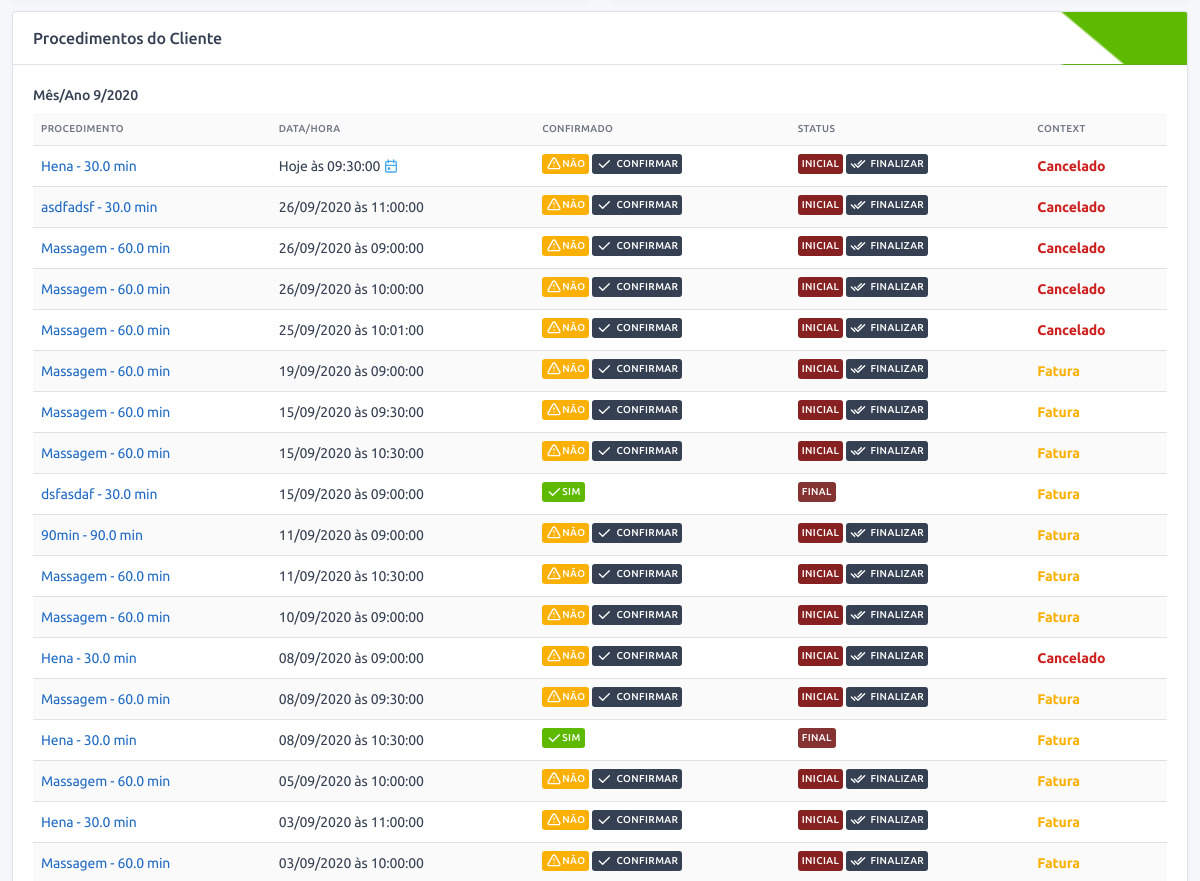
/user/admin/3/profile/ (signed in, middle part), run on an earlier commit of the app's database.
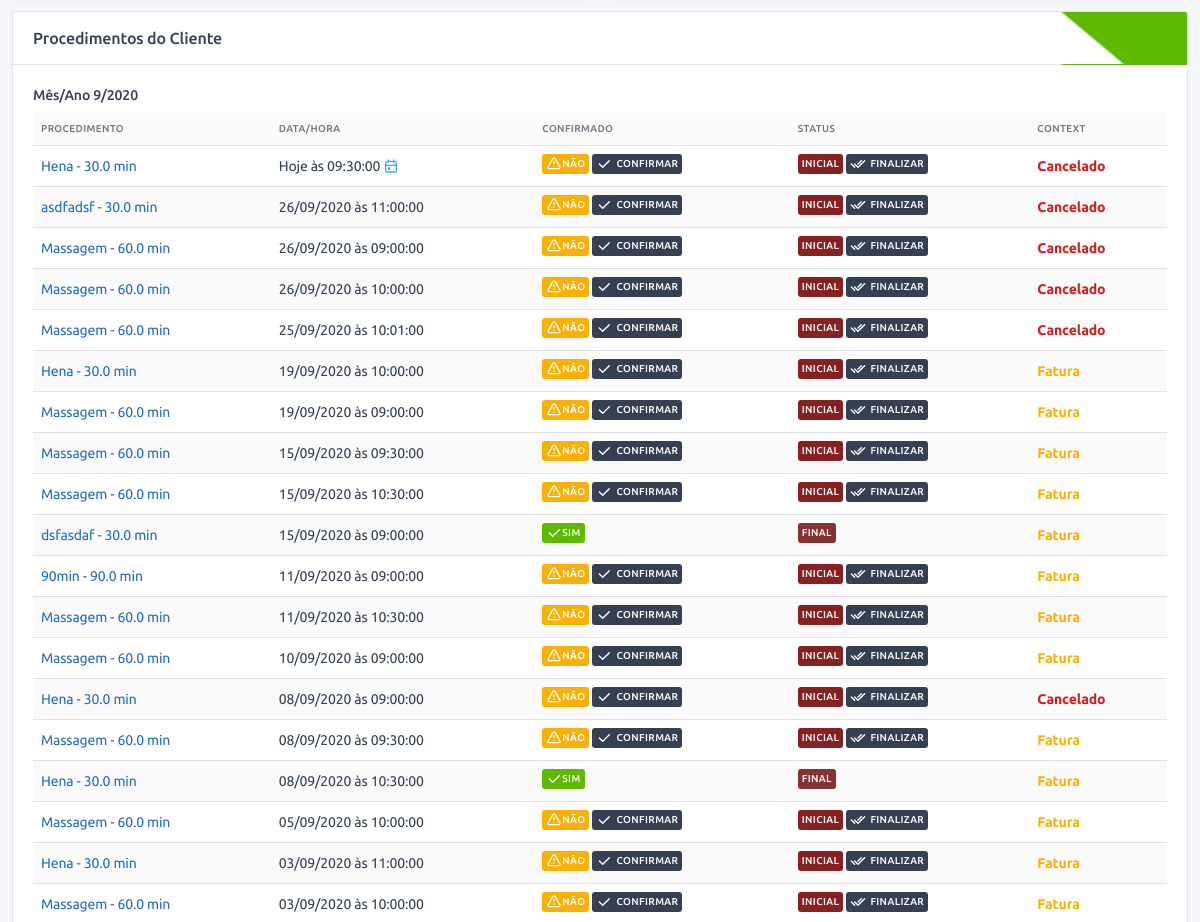
And on a later commit of the database.
### service/models.py (models this page shows, shortened)
class OrderOfService(BaseModel):
    type_of_service = models.ForeignKey("config.TypeOfService", verbose_name="Procedimento", on_delete=models.SET_NULL,
                                        null=True)
    status = models.ForeignKey("config.StatusService", verbose_name="Status", on_delete=models.PROTECT)
    finished = models.BooleanField("finalizado", default=False)
    counted = models.BooleanField("contabilizado", default=False, help_text="Procedimento já foi contabilizado?")
    confirmed = models.BooleanField("confirmado", default=False, help_text="Procedimento foi confirmado?")
    canceled = models.BooleanField("cancelado", default=False, help_text="Procedimento foi cancelado?")
    date = models.DateField("Data", default=timezone.localtime(timezone.now()))
    time = models.TimeField("Hora", default=timezone.localtime(timezone.now()))
    observation = models.TextField("observação", blank=True)
    customer = models.ForeignKey(User, verbose_name="Cliente", on_delete=models.CASCADE, blank=True, null=True)
    def get_absolute_url(self):
        return reverse(self.get_reverse_profile, kwargs={'cpk': self.customer.pk, 'pk': self.pk})
    def get_customer_finished_url(self):
        return reverse('service:admin:finish', kwargs={'pk': self.pk, 'flag': 1})
    def get_customer_confirmed_url(self):
        return reverse('service:admin:confirm', kwargs={'pk': self.pk, 'flag': 1})
    def get_confirmed_html(self):
        return settings.ICON_CONFIRMED if self.confirmed else settings.ICON_NOT_CONFIRMED
    def get_date_html(self):
        return f"Hoje às {self.time} <span class='text-info'>{ICON_CALENDAR}</span>" if self.date == date.today() \
            else f"{self.date.strftime('%d/%m/%Y')} às {self.time}"
    def get_is_success(self):
        return self.status.pk == settings.STATUS_SERVICE_FINISHED
    def get_contextual_html_admin(self):
        text = ""
        if self.canceled:
            text = "<span class='font-weight-bold text-danger'>Cancelado</span>"
        elif self.is_invoice_not_completed() or self.is_past_date_invoice():
            text = "<span class='font-weight-bold text-warning'>Fatura</span>"
        return mark_safe(text)
    def is_invoice_not_completed(self):
        return self.invoice.type_of_payment is None
    def is_past_date_invoice(self):
        return self.invoice.date < date.today() and self.invoice.status.pk != settings.STATUS_PAYMENT_SUCCESS

### config/models.py (models this page shows, shortened)
class BaseConfigModel(BaseModel):
    name = models.CharField("nome", max_length=128)
    def __str__(self):
        return self.name
    class Meta:
        abstract = True

class TypeOfService(BaseConfigModel):
    contextual = models.CharField("cor", default="#ffffff", max_length=7,
                                  help_text="Escolha uma cor para representar esse procedimento!")
    time = models.FloatField("tempo", default=30, help_text="Coloque o tempo em minutos, ex.: 1hr = 60min")
    value = models.DecimalField("Valor", max_digits=11, decimal_places=2, default=0,
                                help_text="Valor do procedimento, ele será usado para auto preenchimento de alguns "
                                          "campos!")
    rewarded_points = models.IntegerField("pontos ganhos", default=0)
    description = models.TextField("Descrição", blank=True, help_text="Usado no site para descrever o procedimento")
    image = models.ImageField("Foto", upload_to='images/', help_text="Foto representando o procedimento.",
                              blank=True, null=True)
    def __str__(self):
        return f"{self.name} - {self.time} min"

class StatusService(BaseConfigModel):
    contextual = models.CharField("cor", default="#ffffff", max_length=7,
                                  help_text="Escolha uma cor para representar esse status")

### financial/models.py (models this page shows, shortened)
class Invoice(BaseModel):
    order_of_service = models.OneToOneField("service.OrderOfService", verbose_name="Procedimento",
                                            on_delete=models.CASCADE, null=True, blank=True,
                                            help_text="Procedimento a qual esse lançamento pertence.")
    type_of_payment = models.ForeignKey("config.TypeOfPayment", verbose_name="Tipo de Pagamento", null=True,
                                        on_delete=models.PROTECT, help_text="Qual foi o tipo de pagamento?")
    status = models.ForeignKey("config.StatusPayment", verbose_name="Status", on_delete=models.PROTECT, null=True)
    value = models.DecimalField("Valor", max_digits=11, decimal_places=2, help_text="O valor que foi pago.")
    date = models.DateField("Data", default=now, help_text="Data do pagamento.")
    observation = models.TextField("Observação", blank=True, null=True)

### users/views.py (the view)
# urls.py: path('<int:pk>/profile/', profile_admin, name='profile'),
@login_required
@require_http_methods(["GET"])
@staff_member_required()
@permission_required('users.get_profile', raise_exception=True)
def profile_admin(request, pk):
    user = User.objects.get(pk=pk)
    services = user.orderofservice_set.filter(customer=user, status=settings.STATUS_SERVICE_FINISHED)
    type_of_services = TypeOfService.objects.filter(pk__in=services.values_list('type_of_service', flat=True))
    rewards = user.rewardretrieved_set.filter(retrieved=True)
    rewards_type = Reward.objects.filter(pk__in=rewards.values_list('reward', flat=True))
    return render(request, template_name='user/profile.html', context={
        'obj': user.profile,
        'options_chart_service': SimplePie(
            series=[services.filter(type_of_service=t).count() for t in type_of_services],
            colors=[t.contextual for t in type_of_services],
            labels=[t.name for t in type_of_services],
        ).get_options(),
        'options_chart_reward': SimplePie(
            series=[rewards.filter(reward=r).count() for r in rewards_type],
            colors=[r.contextual for r in rewards_type],
            labels=[r.name for r in rewards_type],
        ).get_options(),
    })

### base/models.py (called while the page is built)
    @property
    def get_reverse_profile(self):
        return '{}:{}:profile'.format(self._meta.app_label, self._meta.model_name)

### frontend/apexcharts/simple_pie.py (called while the page is built)
    def get_options(self):
        return {
            'series': self.series,
            'chart': {
                'width': self.width,
                'type': self.chart_type,
            },
            'colors': self.colors,
            'labels': self.labels,
            'title': {
                'text': self.title,
                'align': 'left'
            },
            'legend': {
                'position': 'bottom'
            },
            'responsive': [{
                'breakpoint': 480,
                'options': {
                    'chart': {
                        'width': 300
                    },
                }
            }],
        }

### users/models.py (called while the page is built)
    @property
    def get_edit_url(self):
        return reverse('users:rewardretrieved:edit', kwargs={'cpk': self.customer.pk, 'pk': self.pk})

    @property
    def get_confirm_url(self):
        return reverse('users:rewardretrieved:confirm', kwargs={'pk': self.pk})

    def get_full_name(self):
        return self.name

### frontend/templates/user/profile.html (shortened to what this page needs)
{% extends '../base/profile.html' %}
{% load l10n %}
{% block profile_content %}
<div class="row align-items-center">
    <div class="col-lg-6 col-md-auto">
    </div>
    <div class="col-lg-6 col-md-auto">
    </div>
</div>
{% if obj.has_service %}
<div class="card mb-5">
    <div class="card-header bg-triangle-top-success">
        <h3 class="card-title">Procedimentos do Cliente</h3>
    </div>
    <div class="card-body">
        {% for k,v in obj.get_service_sorted_by_entry_date.items %}
        <div class="col-lg-12 col-md-auto">
            <h4>Mês/Ano {{k}}</h4>
            <div class="table-responsive">
                <table class="table table-hover table-striped">
                    <thead>
                    <tr>
                        <th>Procedimento</th>
                        <th>Data/Hora</th>
                        <th>Confirmado</th>
                        <th>Status</th>
                        <th>Context</th>
                    </tr>
                    </thead>
                    <tbody>
                    {% for kk,vv in v.items %}
                    {% for s in vv %}
                    <tr>
                        <td>
                            <a href="{{s.get_absolute_url}}">{{s.type_of_service}}</a>
                        </td>
                        <td>{{s.get_date_html|safe}}</td>
                        <td>
                            {{s.get_confirmed_html|safe}}
                            {% if not s.confirmed %}
                            <a class="badge bg-dark" data-toggle="tooltip" href="{{s.get_customer_confirmed_url}}"
                               title="{{TOOLTIP_SERVICE_CONFIRM}}">
                                {{ICON_CHECK|safe}} <span class="ml-1">Confirmar</span>
                            </a>
                            {% endif %}
                        </td>
                        <td>
                                <span class="badge"
                                      style="background-color: {{s.status.contextual}};">{{s.status}}</span>
                            {% if not s.get_is_success %}
                            <a class="badge bg-dark" data-toggle="tooltip"
                               href="{{s.get_customer_finished_url}}" title="{{TOOLTIP_SERVICE_FINISH}}">
                                {{ICON_DOUBLE_CHECK|safe}} <span class="ml-1">Finalizar</span>
                            </a>
                            {% endif %}
                        </td>
                        <td>
                            {{s.get_contextual_html_admin}}
                        </td>
                    </tr>
                    {% endfor %}
                    {% endfor %}
                    </tbody>
                </table>
            </div>
        </div>
        {% endfor %}
    </div>
</div>
{% endif %}
{% endblock %}

What changed in the data, as far as the page shows it:
added OrderOfService: type_of_service "Hena - 30.0 min", get_date_html "19/09/2020 às 10:00:00", get_confirmed_html "NÃO", status "INICIAL", get_contextual_html_admin "Fatura"
